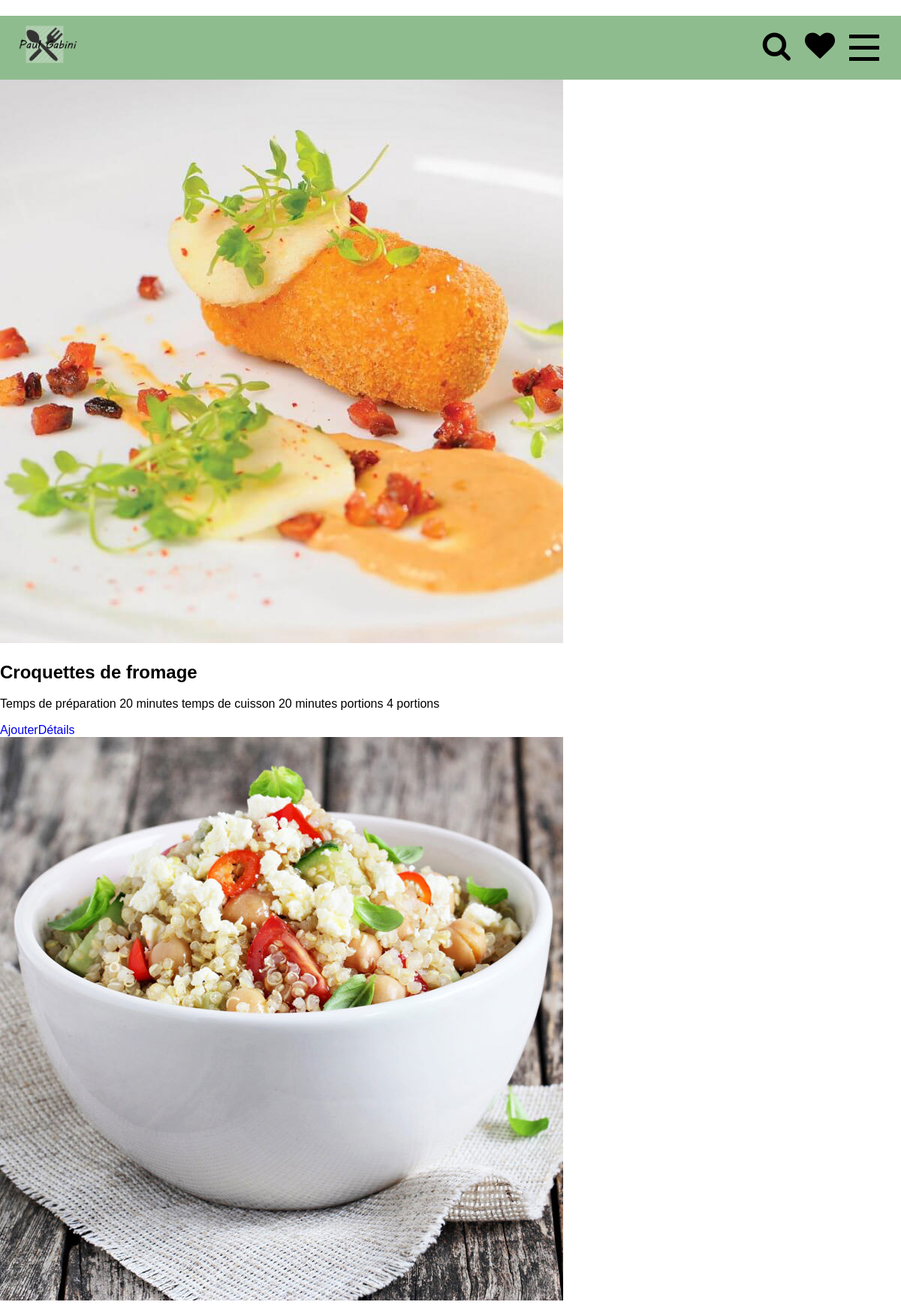
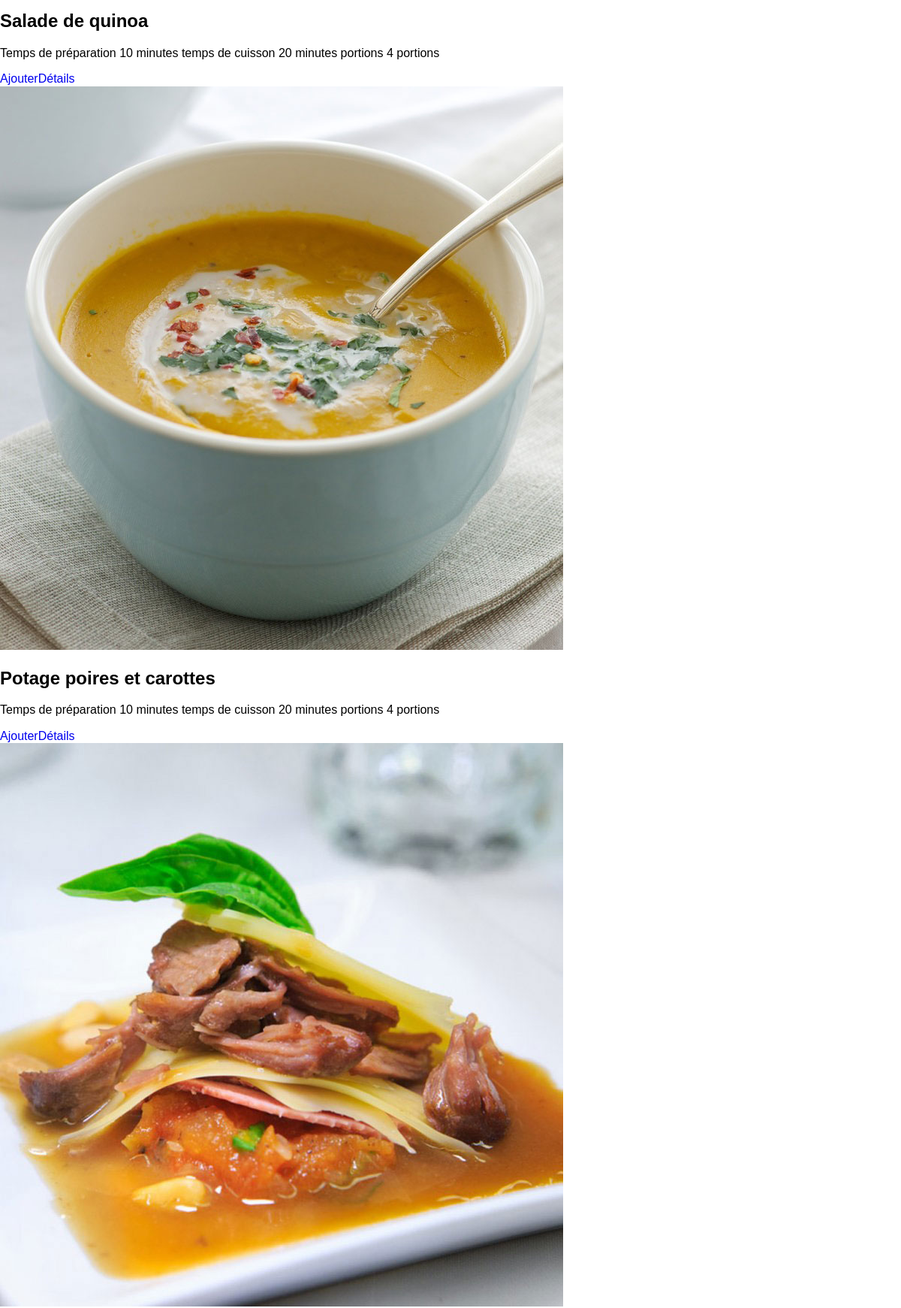
Page /recettes.php (upper part) on the committed database (2 pictures, top to bottom).
### tables this page shows
CREATE TABLE `recettes` (
  `id` int(11) NOT NULL,
  `nom` varchar(255) NOT NULL,
  `fichier_img` varchar(128) NOT NULL,
  `portion` tinyint(4) NOT NULL,
  `temps_preparation` smallint(6) NOT NULL,
  `cuisson` smallint(6) NOT NULL,
  `ingredients` varchar(1000) NOT NULL,
  `preparation` varchar(1030) NOT NULL,
  `categorie_id` int(11) NOT NULL
);

### DB/connection.php (called while the page is built, shortened)
<?php
$mysqli = new mysqli(CONN_HOST, CONN_USER, CONN_PWD,DBNAME);
mysqli_set_charset($mysqli,"utf8");
function get_recettes_avec_cats($cat = null, $id_recettes = null) {
    global $mysqli;
    $query_str =    "SELECT rct.*, cat.id `cat_id`,cat.nom `cat_nom` ".
        "FROM `recettes` as rct, `categorie` as cat ".
        "WHERE ".
        "rct.categorie_id = cat.id ".
        ((!is_null($cat))? "AND rct.categorie_id = ".$cat." " : "").
        ((!is_null($id_recettes))? "AND rct.id = ".$id_recettes : "");
    $res = $mysqli->query($query_str);
    $result = array();
    if ($res && ($res->num_rows > 0)) {
        while ($recettes_data  = $res->fetch_assoc()) {
            $full_image_path = get_full_image_path($recettes_data);
            $recettes_data["full_image_path"] = $full_image_path;
            $result[$recettes_data['id']] = $recettes_data;
        }
    }
    return $result;
}
function get_full_image_path($recettes_data_param){
    $full_image_path= 'images/'.$recettes_data_param["cat_nom"]."/".$recettes_data_param["fichier_img"];
    return $full_image_path;
}

### recettes.php (the view, shortened to what this page needs)
<?php
require_once('views/page_top.php');
$cat_id = (isset($_GET['cat_id'])? $_GET['cat_id']: null);
$recettes = get_recettes_avec_cats($cat_id);
$recettes_temp = reset($recettes);
?>
<main>
    <?php
    foreach ($recettes as $id => $r){
        $img = '<img src="'.$r["full_image_path"].'" alt= "image d\'entrées"/>';
        echo    '<div>'.
            $img.
            '<h2>' .ucfirst($r["nom"]) . '</h2>' .
            '<p>' . "Temps de préparation ". $r["temps_preparation"] ." minutes ". "temps de cuisson ". $r["cuisson"]. " minutes". " portions ". $r["portion"] . " portions" .'</p>' .
            "<a href='?op=ajouter&itemid=".$id.
            ((!is_null($cat_id))?"&cat_id=".$cat_id : "").
            "' class='ajouter_panier'>Ajouter</a>".
            '<a class="detail_chaussure" href="details.php?produit_id=' .
            $r['id'].((!is_null($cat_id))?"&cat_id=".$cat_id : ""). '">Détails</a>'.
            '</div>';
    }
    ?>
</main>
<?php require_once('views/page_bottom.php') ?>

### style/main.css (style rules this page uses)
article, aside, details, figcaption, figure, footer, header, main, nav, section { display: block; }
* { box-sizing: border-box; }
body { width: 100%; margin: 0 auto; }
a { text-decoration: none; }

### rows in the picture
recettes: shows a picture, nom "Croquettes de fromage", temps_preparation "20", cuisson "20", portion "4"
recettes: shows a picture, nom "Salade de quinoa", temps_preparation "10", cuisson "20", portion "4"
recettes: shows a picture, nom "Potage poires et carottes", temps_preparation "10", cuisson "20", portion "4"
recettes: shows a picture
